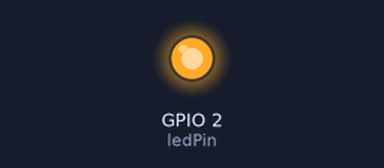
A sketch run on a simulated ESP32. Parts: output pins drawn as LEDs (lit = HIGH). What the sketch prints to the serial monitor is not drawn.

Above: at 0.1 s.
Timing chart, 0 to 1.6 s (numbered marks = the images above):
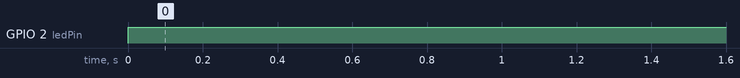

Measured:
- by itself, GPIO 2 (ledPin): LOW → HIGH at 0.00 s

The sketch:

ESP32freeRTOS_TASK_ID_001.ino
```cpp
TaskHandle_t taskHandle[1];  /* typedef void * TaskHandle_t; */
const int ledPin = 2;

void setup()
{
  Serial.begin( 115200 );

  /* configure led blink task. */
  unsigned long executeParameter = 1000UL;  /* delay time */
  xTaskCreatePinnedToCore(
    ledBlinkTask,  /* task name */
    "ledBlinkTask",   /* task name string */
    1024,           /* stack size */
    &executeParameter, /* execute parameter */
    2,             /* task priority : 0 to 24. 0 is lowest priority. */
    &taskHandle[0],   /* タスクハンドルポインタ */
    1              /* core ID */
  );
}

void loop()
{
  Serial.println( "hello world." );
  delay( 1000 );
}

/* led blink */
void ledBlinkTask( void *execParam )
{
  unsigned long dly = *(unsigned long *)execParam;

  pinMode( ledPin, OUTPUT );
  digitalWrite( ledPin, LOW );  /* turn off led. */
  while( 1 )
  {
    digitalWrite( ledPin, ( digitalRead(ledPin) ) ? LOW : HIGH );  /* toggle led. */
    delay( dly );
  }
}
```
